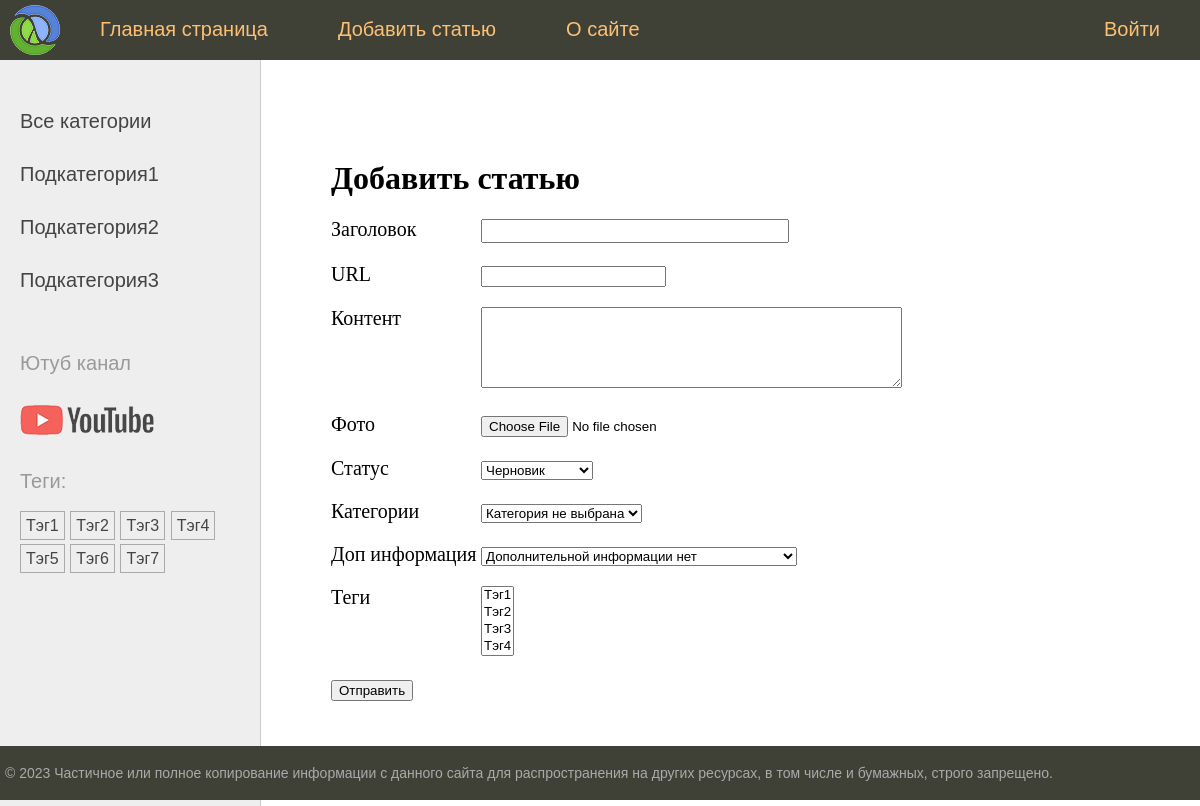
The page /addpage/ on the database its author committed.
### main_app/models.py (models this page shows)
class Category(models.Model):
    name = models.CharField(max_length=100, db_index=True, verbose_name='Категория')
    slug = models.SlugField(max_length=255, unique=True, db_index=True)
    class Meta:
        verbose_name = 'Категория'
        verbose_name_plural = 'Категории'
    def __str__(self):
        return self.name
    def get_absolute_url(self):
        return reverse('category', kwargs={'cat_slug': self.slug})

class TagPost(models.Model):
    tag = models.CharField(max_length=100, db_index=True)
    slug = models.SlugField(max_length=255, unique=True, db_index=True)
    def __str__(self):
        return self.tag
    def get_absolute_url(self):
        return reverse('tag', kwargs={'tag_slug': self.slug})

### main_app/views.py (the view)
# urls.py: path('addpage/', views.addpage, name='addpage'),
def addpage(request):
    if request.method == 'POST':
        form = AddPostForm(request.POST, request.FILES)
        if form.is_valid():
            form.save()
            return redirect('main')
    else:
        form = AddPostForm()
    data = {
        'title': 'Добавить статью',
        'menu': menu,
        'form': form,
    }
    return render(request, 'main_app/addpage.html', context=data)

### main_app/forms.py (shortened to what this page needs)
class AddPostForm(forms.ModelForm):
    cat = forms.ModelChoiceField(queryset=Category.objects.all(), empty_label='Категория не выбрана', label='Категории')
    additional_info = forms.ModelChoiceField(queryset=ArticleAdditionalDescription.objects.all(),
                                             empty_label='Дополнительной информации нет', required=False,
                                             label='Доп информация')
    class Meta:
        model = Posts
        fields = ['title', 'slug', 'content', 'photo', 'is_published', 'cat', 'additional_info', 'tags']
        widgets = {
            'title': forms.TextInput(attrs={'class': 'form-input'}),
            'content': forms.Textarea(attrs={'cols': 50, 'rows': 5}),
        }
        labels = {'slug': 'URL'}

### main_app/models.py (called while the page is built)
    def __str__(self):
        return self.title

### main_app/templatetags/main_app_tags.py (called while the page is built)
@register.inclusion_tag('main_app/list_categories.html')
def show_categories(cat_selected=0):
    cats = Category.objects.annotate(total=Count("post")).filter(total__gt=0)
    return {'cats': cats, 'cat_selected': cat_selected}

@register.inclusion_tag('main_app/list_tags.html')
def show_all_tags():
    return {'tags': TagPost.objects.annotate(total=Count("tags")).filter(total__gt=0)}

### main_app/templates/main_app/addpage.html (shortened to what this page needs)
{% extends 'base.html' %}
{% block content %}
<h1>{{ title }}</h1>
<form action="" method="post" enctype="multipart/form-data">
    {% for f in form %}
    <p><label class="form-label" for="{{ f.id_for_label }}">{{ f.label }}</label>{{ f }}</p>
    {% endfor %}
    <p>
        <button type="submit">Отправить</button>
    </p>
</form>
{% endblock %}

### main_app/templates/main_app/list_categories.html
{% for cat in cats %}
{% if cat.id == cat_selected %}
<li class="selected">{{cat.name}}</li>
{% else %}
<li><a href="{{ cat.get_absolute_url }}">{{cat.name}}</a></li>
{% endif %}
{% endfor %}

### main_app/templates/main_app/list_tags.html
{% if tags %}
    <p>Теги:</p>
    <ul class="tags-list">
        {% for t in tags %}
        <li><a href="{{t.get_absolute_url}}">{{t.tag}}</a></li>
        {% endfor %}
    </ul>
{% endif %}

### rows shown on the page
Category: name "Подкатегория1"
Category: name "Подкатегория2"
Category: name "Подкатегория3"
TagPost: tag "Тэг1"
TagPost: tag "Тэг2"
TagPost: tag "Тэг3"
TagPost: tag "Тэг4"
TagPost: tag "Тэг5"
TagPost: tag "Тэг6"
TagPost: tag "Тэг7"

### other values the page prints
{{ m.title }} "Главная страница" "Добавить статью" "О сайте" "Войти"
{{ title }} "Добавить статью"
{{ f.label }} "Заголовок" "URL" "Контент" "Фото" "Статус" "Категории" "Доп информация" "Теги"
